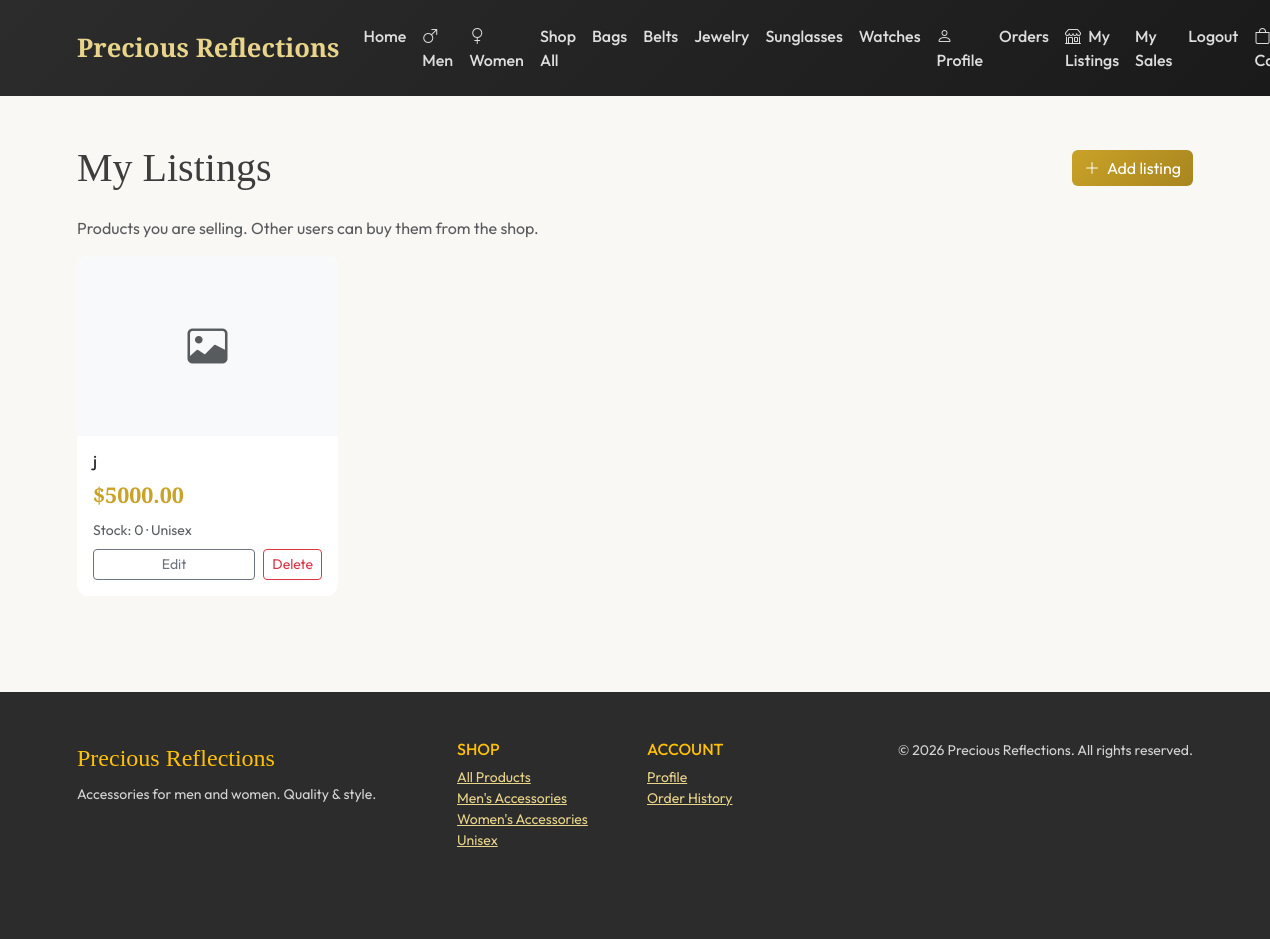
The page /my-listings/ (signed in) on the database its author committed.
### store/models.py (models this page shows, shortened)
class Category(models.Model):
    name = models.CharField(max_length=100)
    slug = models.SlugField(unique=True, max_length=100)
    description = models.TextField(blank=True)
    image = models.ImageField(upload_to='categories/', blank=True, null=True)
    created_at = models.DateTimeField(auto_now_add=True)
    class Meta:
        verbose_name_plural = 'Categories'
        ordering = ['name']

class Product(models.Model):
    name = models.CharField(max_length=200)
    slug = models.SlugField(unique=True, max_length=200)
    description = models.TextField()
    price = models.DecimalField(max_digits=10, decimal_places=2, validators=[MinValueValidator(0)])
    stock = models.PositiveIntegerField(default=0)
    category = models.ForeignKey(Category, on_delete=models.CASCADE, related_name='products')
    gender = models.CharField(max_length=1, choices=GENDER_CHOICES, default='U')
    image = models.ImageField(upload_to='products/', blank=True, null=True)
    seller = models.ForeignKey(settings.AUTH_USER_MODEL, on_delete=models.CASCADE, related_name='products_for_sale', null=True, blank=True)  # null = official/admin
    created_at = models.DateTimeField(auto_now_add=True)
    updated_at = models.DateTimeField(auto_now=True)
    is_active = models.BooleanField(default=True)
    class Meta:
        ordering = ['-created_at']

### store/views.py (the view)
# urls.py: path('my-listings/', views.my_listings, name='my_listings'),
@login_required
def my_listings(request):
    products = Product.objects.filter(seller=request.user).order_by('-created_at')
    return render(request, 'store/seller/my_listings.html', {'products': products})

### store/context_processors.py (called while the page is built)
def cart_count(request):
    count = 0
    if request.session.get('cart'):
        for item in request.session['cart'].values():
            count += item.get('quantity', 0)
    return {'cart_count': count}

def categories_nav(request):
    from .models import Category
    categories = Category.objects.all()[:10]
    return {'nav_categories': categories}

### templates/store/seller/my_listings.html (shortened to what this page needs)
{% extends 'base.html' %}
{% load static %}
{% block content %}
<div class="container py-4">
  <div class="d-flex justify-content-between align-items-center mb-4">
    <h1 class="font-serif mb-0">My Listings</h1>
    <a href="{% url 'store:add_listing' %}" class="btn btn-gold"><i class="bi bi-plus-lg me-1"></i> Add listing</a>
  </div>
  <p class="text-muted">Products you are selling. Other users can buy them from the shop.</p>
  {% if products %}
  <div class="row g-4">
    {% for product in products %}
    <div class="col-6 col-md-4 col-lg-3">
      <div class="card h-100">
        <a href="{% url 'store:product_detail' product.slug %}">
          {% if product.image %}
          <img src="{{ product.image.url }}" class="card-img-top" alt="{{ product.name }}">
          {% else %}
          <div class="card-img-top bg-light d-flex align-items-center justify-content-center text-muted" style="height: 180px;"><i class="bi bi-image fs-1"></i></div>
          {% endif %}
        </a>
        <div class="card-body d-flex flex-column">
          <h6 class="card-title"><a href="{% url 'store:product_detail' product.slug %}" class="text-dark text-decoration-none">{{ product.name }}</a></h6>
          <p class="product-price mb-2">${{ product.price }}</p>
          <p class="small text-muted mb-2">Stock: {{ product.stock }} · {{ product.get_gender_display }}</p>
          <div class="mt-auto d-flex gap-2">
            <a href="{% url 'store:edit_listing' product.pk %}" class="btn btn-outline-secondary btn-sm flex-grow-1">Edit</a>
            <a href="{% url 'store:delete_listing' product.pk %}" class="btn btn-outline-danger btn-sm">Delete</a>
          </div>
        </div>
      </div>
    </div>
    {% endfor %}
  </div>
  {% else %}
  <div class="text-center py-5">
    <i class="bi bi-shop display-4 text-muted"></i>
    <p class="mt-3 text-muted">You have no listings yet.</p>
    <a href="{% url 'store:add_listing' %}" class="btn btn-gold">Add your first listing</a>
  </div>
  {% endif %}
</div>
{% endblock %}

### templates/base.html (shortened to what this page needs)
{% load static %}
<!DOCTYPE html>
<html lang="en">
<head>
  <link href="https://cdn.jsdelivr.net/npm/bootstrap@5.3.2/dist/css/bootstrap.min.css" rel="stylesheet">
  <link rel="stylesheet" href="https://cdn.jsdelivr.net/npm/bootstrap-icons@1.11.1/font/bootstrap-icons.css">
</head>
<body>
  <nav class="navbar navbar-expand-lg navbar-dark py-3">
    <div class="container">
      <a class="navbar-brand" href="{% url 'store:home' %}">Precious Reflections</a>
      <div class="collapse navbar-collapse" id="nav">
        <ul class="navbar-nav me-auto">
          <li class="nav-item"><a class="nav-link" href="{% url 'store:home' %}">Home</a></li>
          <li class="nav-item"><a class="nav-link" href="{% url 'store:shop_men' %}"><i class="bi bi-gender-male me-1"></i> Men</a></li>
          <li class="nav-item"><a class="nav-link" href="{% url 'store:shop_women' %}"><i class="bi bi-gender-female me-1"></i> Women</a></li>
          <li class="nav-item"><a class="nav-link" href="{% url 'store:shop' %}">Shop All</a></li>
          {% for cat in nav_categories %}
          <li class="nav-item"><a class="nav-link" href="{% url 'store:shop' %}?category={{ cat.slug }}">{{ cat.name }}</a></li>
          {% endfor %}
        </ul>
        <ul class="navbar-nav">
          {% if user.is_authenticated %}
            <li class="nav-item"><a class="nav-link" href="{% url 'accounts:profile' %}"><i class="bi bi-person"></i> Profile</a></li>
            <li class="nav-item"><a class="nav-link" href="{% url 'accounts:order_history' %}">Orders</a></li>
            <li class="nav-item"><a class="nav-link" href="{% url 'store:my_listings' %}"><i class="bi bi-shop me-1"></i> My Listings</a></li>
            <li class="nav-item"><a class="nav-link" href="{% url 'store:my_sales' %}">My Sales</a></li>
            <li class="nav-item"><a class="nav-link" href="{% url 'accounts:logout' %}">Logout</a></li>
          {% else %}
            <li class="nav-item"><a class="nav-link" href="{% url 'accounts:login' %}">Login</a></li>
            <li class="nav-item"><a class="nav-link" href="{% url 'accounts:register' %}">Register</a></li>
          {% endif %}
          <li class="nav-item">
            <a class="nav-link position-relative" href="{% url 'store:cart' %}" {% if not user.is_authenticated %}title="Log in to add to cart and buy"{% endif %}>
              <i class="bi bi-bag"></i> Cart
            </a>
          </li>
        </ul>
      </div>
    </div>
  </nav>
  <main class="py-4">
    {% block content %}{% endblock %}
  </main>
  <footer class="py-5 mt-5">
    <div class="container">
      <div class="row">
        <div class="col-md-4 mb-4">
          <span class="font-serif fs-4 text-warning">Precious Reflections</span>
          <p class="mt-2 small">Accessories for men and women. Quality & style.</p>
        </div>
        <div class="col-md-2 mb-4">
          <h6 class="text-uppercase text-warning">Shop</h6>
          <ul class="list-unstyled small">
            <li><a href="{% url 'store:shop' %}">All Products</a></li>
            <li><a href="{% url 'store:shop_men' %}">Men's Accessories</a></li>
            <li><a href="{% url 'store:shop_women' %}">Women's Accessories</a></li>
            <li><a href="{% url 'store:shop' %}?gender=U">Unisex</a></li>
          </ul>
        </div>
        <div class="col-md-2 mb-4">
          <h6 class="text-uppercase text-warning">Account</h6>
          <ul class="list-unstyled small">
            {% if user.is_authenticated %}
            <li><a href="{% url 'accounts:profile' %}">Profile</a></li>
            <li><a href="{% url 'accounts:order_history' %}">Order History</a></li>
            {% else %}
            <li><a href="{% url 'accounts:login' %}">Login</a></li>
            <li><a href="{% url 'accounts:register' %}">Register</a></li>
            {% endif %}
          </ul>
        </div>
        <div class="col-md-4 mb-4 text-md-end small">
          &copy; {% now "Y" %} Precious Reflections. All rights reserved.
        </div>
      </div>
    </div>
  </footer>
</body>
</html>

### templates/base.html (style rules this page uses)
:root { --gold: #c9a227; --gold-light: #e8d48b; --charcoal: #2c2c2c; --cream: #faf8f5; --text: #3d3d3d; }
body { font-family: 'Outfit', sans-serif; background: var(--cream); color: var(--text); }
.font-serif { font-family: 'Cormorant Garamond', serif; }
.navbar { background: linear-gradient(135deg, var(--charcoal) 0%, #1a1a1a 100%) !important; }
.navbar-brand { font-family: 'Cormorant Garamond', serif; font-size: 1.6rem; font-weight: 600; color: var(--gold-light) !important; }
.nav-link { color: rgba(255,255,255,.85) !important; font-weight: 500; }
.btn-gold { background: linear-gradient(135deg, var(--gold), #a88620); color: #fff; border: none; }
.card { border: none; border-radius: 12px; overflow: hidden; transition: transform .2s, box-shadow .2s; }
.card-img-top { height: 240px; object-fit: cover; }
.product-price { font-family: 'Cormorant Garamond', serif; font-size: 1.35rem; color: var(--gold); font-weight: 600; }
footer { background: var(--charcoal); color: rgba(255,255,255,.8); }
footer a { color: var(--gold-light); }

### rows shown on the page
Category: name "Bags"
Category: name "Belts"
Category: name "Jewelry"
Category: name "Sunglasses"
Category: name "Watches"
Product: name "j", price "5000.00", stock "0", gender "Unisex"
